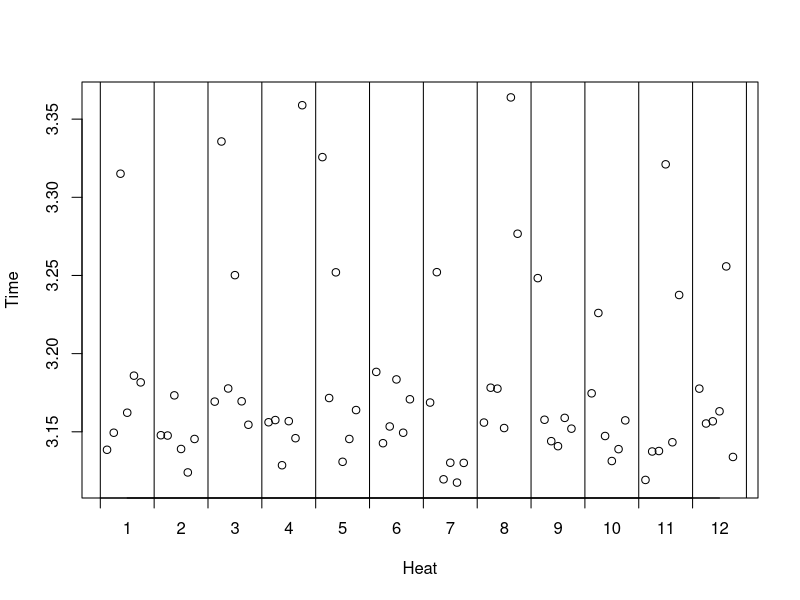
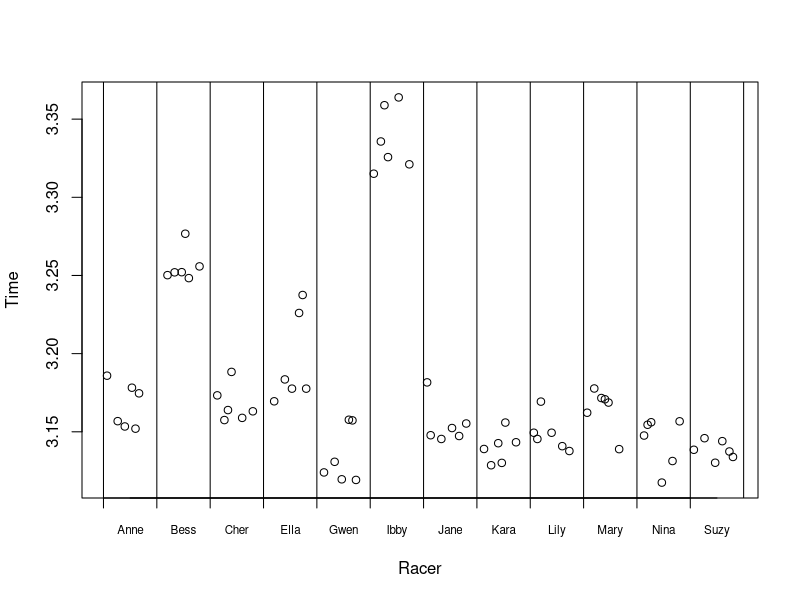

Recreate these plots in R, in order.
## ---- chunk 1
knitr::opts_chunk$set(echo = TRUE)
## ---- chunk 2
derby <- read.csv("../datasets/pinewood_derby.csv")
head(derby)
plot( derby$heat + derby$lane/8, derby$time, axes = FALSE, xlab = "Heat", ylab = "Time" )
axis(1, at = 1:12, labels = rep("",12 ) )
axis(1, at = (1:12) + 0.5, labels = 1:12, lwd.ticks = 0 )
box()
axis(2)
for(j in 1:13) abline( v = j )

plot( as.numeric(as.factor(derby$racer)) + derby$heat/15, derby$time, axes = FALSE, xlab = "Racer", ylab = "Time" )
axis(1, at = 1:12, labels = rep("",12 ) )
axis(1, at = (1:12) + 0.5, labels = levels(as.factor(derby$racer)), lwd.ticks = 0, cex.axis =0.7)
box()
axis(2)
for(j in 1:13) abline( v = j )

## ---- chunk 3
tapply( derby$time, derby$racer, mean )
library("dplyr")
derby |> group_by( racer ) |> summarize( avg = mean( time ) )
## ---- chunk 4
derby$racer <- as.factor( derby$racer )
derby$racer <- relevel( derby$racer, ref = "Gwen" )
m1 <- lm( time ~ racer, data = derby )
summary(m1)
# The intercept is the estimated average time for Gwen, which has to be a 
# positive number. The other coefficients are differences between each
# racer and Gwen. Since Gwen has the fastest car, these differences should
# be positive.
## ---- chunk 5
x1 <- tapply( derby$time, derby$racer, mean )
x2 <- rep(NA, length(x1))
names(x2) <- names(x1)
x2["Gwen"] <- m1$coefficients["(Intercept)"]
for(j in 2:length(x2)){
    nm <- names(x2)[j]
    x2[ names(x2)[j] ] <- m1$coefficients["(Intercept)"] + m1$coefficients[ paste0("racer",nm) ]
}
data.frame( x1, x2, diff = x2 - x1 )
## ---- chunk 6
derby$lane <- as.factor(derby$lane)
m2 <- lm( time ~ racer + lane, data = derby )
summary(m2)
# The intercept is the estimated expected time for Gwen in lane 1, since
# Gwen and lane 1 are the reference levels for the two factors.
## ---- chunk 7
range( m1$coefficients[2:12] - m2$coefficients[2:12] )
## ---- chunk 8
anova(m1,m2)
# The p-value is 0.045, so we have moderate evidence that there are
# differences among the lanes.
## ---- chunk 9
derby$heat <- as.factor(derby$heat)
m3 <- lm( time ~ racer + lane + heat, data = derby )
summary(m3)
range( m1$coefficients[2:12] - m3$coefficients[2:12] )
# The experiment is balanced with respect to racer and lane, but it's not
# balanced with respect to racer and heat, since there are 12 racers
# but only 6 compete in each heat. If one of the heats runs particularly slow
# (due to wind or some other cause), then the 6 racers in that heat will tend to
# have slower average times than the 6 who didn't race in that heat. The model
# with racer, lane, and heat attempts to account for this possibility. Luckily,
# slow (or fast) heats don't appear to be an issue, since Gwen still comes out
# on top after accounting for heat, which you can see by noting that all of
# the racer coefficients are still positive, though slightly different than before.
